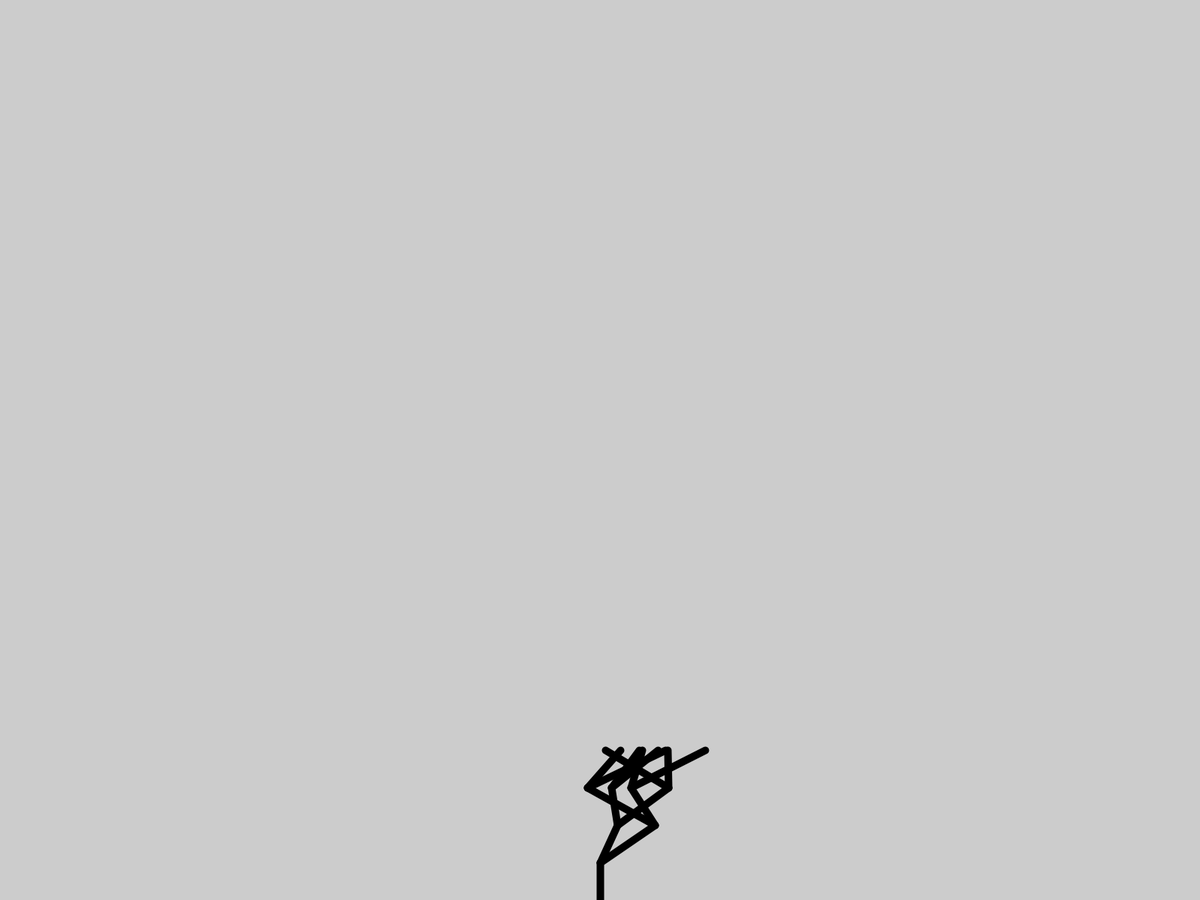
Frame 1 (no input)
Frame 60 (the mouse pressed at the canvas centre just before this capture): identical to frame 1, image omitted
Frame 120 (the mouse held since frame 60 and released just before this capture): identical to frame 1, image omitted

The Processing sketch that drew this single still picture (run headless with seeded random() and noise(); from frame 60 on, the mouse is pressed at the canvas centre):

// Processing sketch: tree
// ── tree.pde
int[] fib = new int[256];
int x=1;
int y=1;
int oldY;
int l=50;
int t;
int o;
int size=3;
void setup() {
  fullScreen();  
  for(int i=0; i<256; i++) {
    fib[i]=y;
    oldY=y;
    y=x+y;
    x=oldY;
  }
  branch(width/2,height,width/2,0);
}

void draw() {
  //background(255);
}

void branch(int x, int y, int fx, int level) {
  fill(0);
  strokeWeight(10);
  line(x,y,fx,y-l);
  level++;
  y=y-l;
  t=floor(fib[round(level)]/2);
  o=fib[round(level)-1]-t;
  if(level>size) {
     
  }
  else {
    //if(n==fib[round(level)-1]) {
    if(fx>=width/2) {
      if(fx-30>=width/2) {
        branch(fx,y,x-round(random(10,30)),level);
      }
      else {
        branch(fx,y,x+round(random(10,30)),level);
      }
      branch(fx,y,x+round(random(40,100)),level);
    }
    else {
      branch(fx,y,x-round(random(40,100)),level);
      if(fx+30>=width/2) {
        branch(fx,y,x+round(random(10,30)),level);
      }
      else {
        branch(fx,y,x-round(random(10,30)),level);
      }
    }
    //}
  }
}
